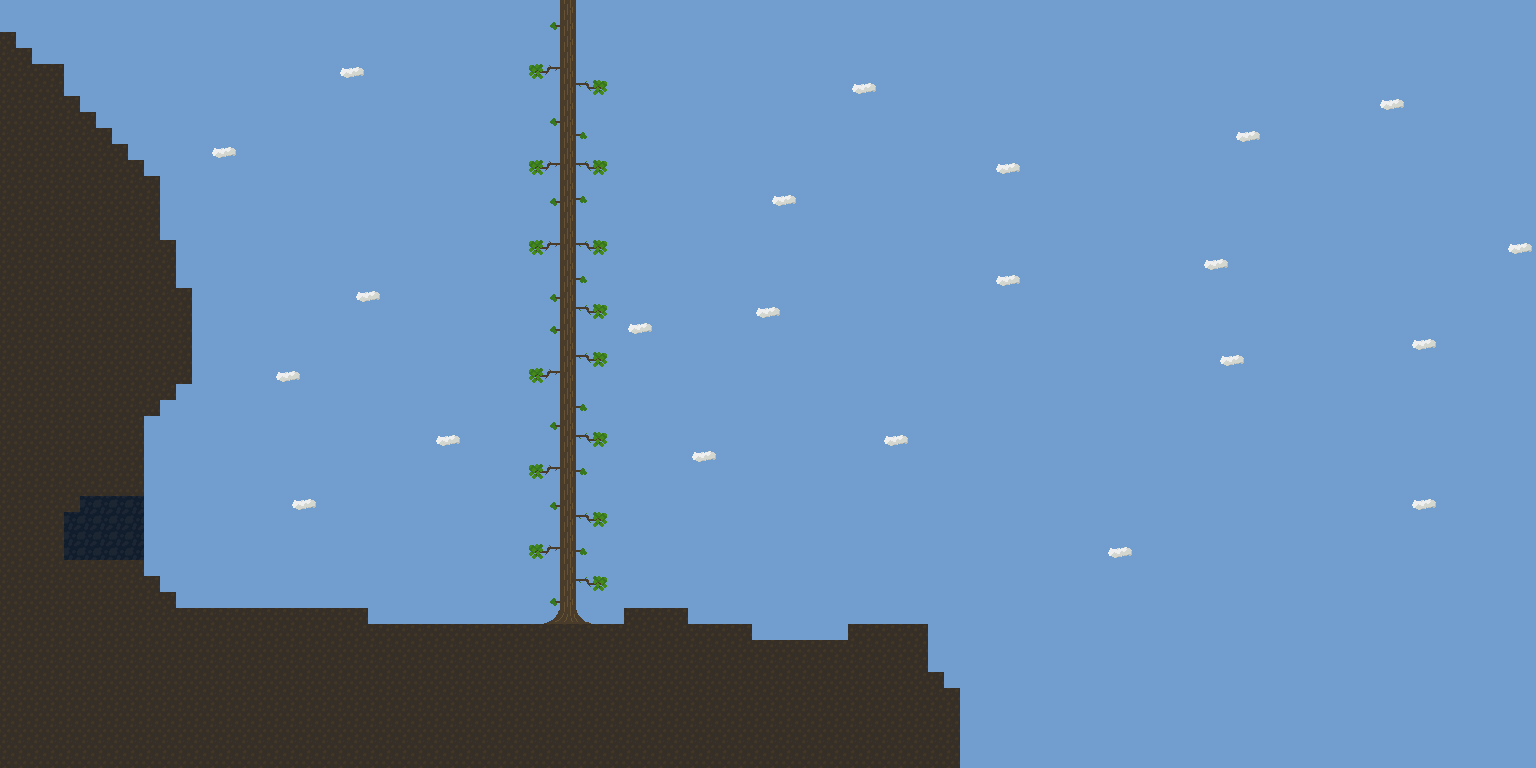

Tiled map render using the project's own tile images. Description and the map definition, with tile-layer contents summarised, below:
An orthogonal 96x48 tile map with 16x16 px tiles, 3 tile layers (Background, Midground, Foreground) and 23 objects.

<map version="1.0" orientation="orthogonal" renderorder="right-down" width="96" height="48" tilewidth="16" tileheight="16" backgroundcolor="#719ecf">
 <tileset firstgid="1" name="tileset" tilewidth="16" tileheight="16">
  <image source="tileset.png" width="256" height="256" />
 </tileset>
 <layer name="Background" width="96" height="48">
  <data>[4608 cells, 159 non-empty, 14 distinct tile ids]</data>
 </layer>
 <layer name="Midground" width="96" height="48">
  <data>[4608 cells, 858 non-empty, 1 distinct tile ids]</data>
 </layer>
 <layer name="Foreground" width="96" height="48">
  <data>[4608 cells, 0 non-empty, 0 distinct tile ids]</data>
 </layer>
 <objectgroup color="#bdbdbd" name="Collisions">
  <object x="0" y="0" width="1536" height="304" />
  <object x="128" y="416" width="16" height="80" />
  <object x="80" y="480" width="48" height="16" />
  <object x="64" y="480" width="16" height="32" />
  <object x="48" y="496" width="16" height="64" />
  <object x="48" y="560" width="96" height="16" />
  <object x="144" y="576" width="16" height="16" />
  <object x="160" y="592" width="16" height="16" />
  <object x="176" y="608" width="192" height="16" />
  <object x="624" y="608" width="64" height="16" />
  <object x="144" y="400" width="16" height="16" />
  <object x="160" y="384" width="16" height="16" />
  <object x="176" y="304" width="16" height="80" />
  <object x="352" y="624" width="400" height="16" />
  <object x="736" y="640" width="112" height="16" />
  <object x="848" y="624" width="80" height="32" />
 </objectgroup>
 <objectgroup color="#ffff00" name="FeatherRock">
  <object x="80" y="512" width="16" height="16">
   <ellipse />
  </object>
 </objectgroup>
 <objectgroup color="#55007f" name="Breakable">
  <object x="368" y="608" width="16" height="16">
   <ellipse />
  </object>
  <object x="384" y="608" width="16" height="16">
   <ellipse />
  </object>
  <object x="400" y="608" width="16" height="16">
   <ellipse />
  </object>
  <object x="384" y="592" width="16" height="16">
   <ellipse />
  </object>
 </objectgroup>
 <objectgroup color="#00ff00" name="Elves">
  <object x="496" y="592" width="16" height="32" />
 </objectgroup>
 <objectgroup color="#55aaff" name="Goal" />
 <objectgroup color="#ff0000" name="Goblins">
  <object x="768" y="608" width="16" height="32" />
 </objectgroup>
 <objectgroup color="#ff5500" name="Fire" />
 <objectgroup color="#ffaaff" name="Checkpoints" />
</map>
